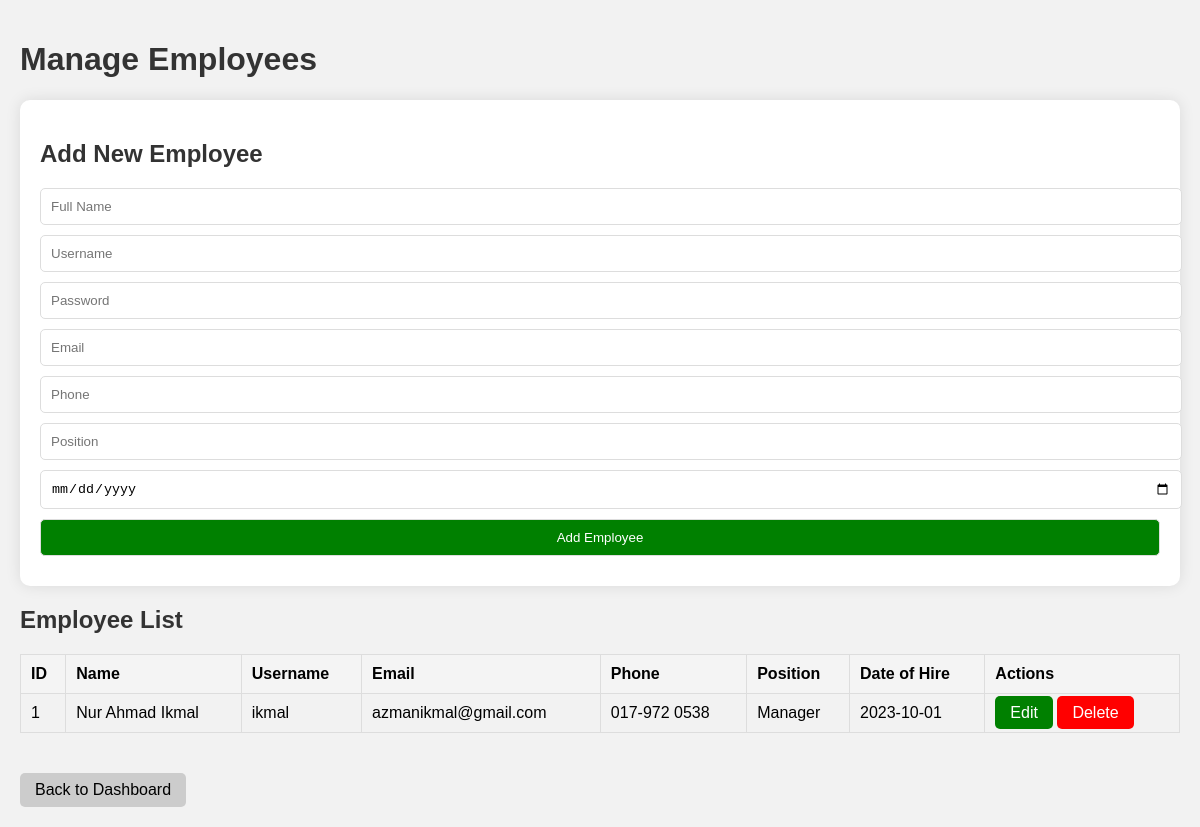
Page /add_employee.php (signed in) on the committed database.
### tables this page shows
CREATE TABLE employee (
    employee_id INT PRIMARY KEY AUTO_INCREMENT,            
    name VARCHAR(100) NOT NULL,                            
    username VARCHAR(50) NOT NULL UNIQUE,                  
    password VARCHAR(50) NOT NULL,                         
    email VARCHAR(100) NOT NULL,                           
    phone VARCHAR(15),                                     
    position VARCHAR(50),                                  
    date_of_hire DATE,                                     
    created_at TIMESTAMP DEFAULT CURRENT_TIMESTAMP,        
    updated_at TIMESTAMP DEFAULT CURRENT_TIMESTAMP ON UPDATE CURRENT_TIMESTAMP  
);

### add_employee.php (the view, shortened to what this page needs)
<?php
require_once 'connect.php';
$name = '';
$username = '';
$email = '';
$phone = '';
$position = '';
$date_of_hire = '';
$employee_id = '';
$sql = "SELECT * FROM employee";
$result = mysqli_query($con, $sql);
?>
<!DOCTYPE html>
<html lang="en">
<head>
</head>
<body>
<h1>Manage Employees</h1>
<div class="form-container">
    <h2><?php echo $employee_id ? 'Edit Employee' : 'Add New Employee'; ?></h2>
    <form action="add_employee.php" method="POST">
        <input type="text" name="name" placeholder="Full Name" value="<?php echo $name; ?>" required>
        <input type="text" name="username" placeholder="Username" value="<?php echo $username; ?>" required>
        <input type="password" name="password" placeholder="Password" value="<?php echo $employee_id ? '' : ''; ?>" required>
        <input type="email" name="email" placeholder="Email" value="<?php echo $email; ?>" required>
        <input type="text" name="phone" placeholder="Phone" value="<?php echo $phone; ?>">
        <input type="text" name="position" placeholder="Position" value="<?php echo $position; ?>" required>
        <input type="date" name="date_of_hire" value="<?php echo $date_of_hire; ?>" required>
        <button type="submit" name="<?php echo $employee_id ? 'edit' : 'add'; ?>" class="btn btn-success">
            <?php echo $employee_id ? 'Update Employee' : 'Add Employee'; ?>
        </button>
    </form>
</div>
<h2>Employee List</h2>
<table>
    <thead>
        <tr>
            <th>ID</th>
            <th>Name</th>
            <th>Username</th>
            <th>Email</th>
            <th>Phone</th>
            <th>Position</th>
            <th>Date of Hire</th>
            <th>Actions</th>
        </tr>
    </thead>
    <tbody>
        <?php while ($row = mysqli_fetch_assoc($result)): ?>
            <tr>
                <td><?php echo $row['employee_id']; ?></td>
                <td><?php echo $row['name']; ?></td>
                <td><?php echo $row['username']; ?></td>
                <td><?php echo $row['email']; ?></td>
                <td><?php echo $row['phone']; ?></td>
                <td><?php echo $row['position']; ?></td>
                <td><?php echo $row['date_of_hire']; ?></td>
                <td>
                    <a href="add_employee.php?edit=<?php echo $row['employee_id']; ?>" class="btn btn-success">Edit</a>
                    <a href="add_employee.php?delete=<?php echo $row['employee_id']; ?>" class="btn btn-danger" onclick="return confirm('Are you sure you want to delete this employee?');">Delete</a>
                </td>
            </tr>
        <?php endwhile; ?>
    </tbody>
</table>
<a href="admin_dashboard.php" class="back-btn">Back to Dashboard</a>
</body>
</html>

### add_employee.php (style rules this page uses)
body { font-family: Arial, sans-serif; margin: 0; padding: 20px; background-color: #f2f2f2; }
h1, h2 { color: #333; }
table { width: 100%; border-collapse: collapse; margin: 20px 0; }
th, td { padding: 10px; border: 1px solid #ddd; text-align: left; }
th { background-color: #f4f4f4; }
.btn { padding: 8px 15px; color: white; border: none; border-radius: 5px; cursor: pointer; text-decoration: none; transition: background-color 0.3s; }
.btn-success { background-color: green; }
.btn-danger { background-color: red; }
.form-container { background-color: #fff; padding: 20px; border-radius: 10px; box-shadow: 0px 0px 15px rgba(0, 0, 0, 0.1); margin: 20px 0; }
.form-container input, .form-container button { width: 100%; padding: 10px; margin-bottom: 10px; border-radius: 5px; border: 1px solid #ddd; }
.form-container button { background-color: green; color: white; cursor: pointer; }
.back-btn { padding: 8px 15px; background-color: #ccc; text-decoration: none; color: black; border-radius: 5px; margin-top: 20px; display: inline-block; }

### rows in the picture
employee: employee_id "1", name "Nur Ahmad Ikmal", username "ikmal", email "azmanikmal@gmail.com", phone "017-972 0538", position "Manager", date_of_hire "2023-10-01"
